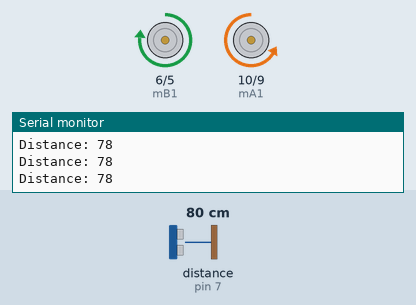
Bench run of a sketch on a simulated Arduino Uno, built with avr-gcc and run on an emulated ATmega328P. Shown: motor-driver pin pairs drawn as motors (green arrow = first pin HIGH = forward, orange = second pin HIGH = backward, longer = more drive), the last lines printed to the serial monitor. Wiring (inferred from the names in the program): ultrasonic range finder: trigger pin 8; echo pin 7. Inputs (shaded band) come from the test bench; at power-on: distance to the obstacle (sensor on pin 7) 80 cm. The echo pulse lasts 58.3 µs per cm.

Above: at 1.2 s.
1.3 s: distance to the obstacle (sensor on pin 7) set to 13 cm
2.8 s: distance to the obstacle (sensor on pin 7) set to 10 cm
At 3.8 s:
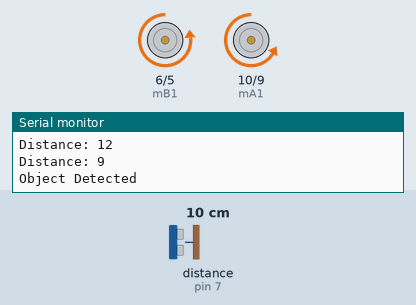
At 4.9 s:
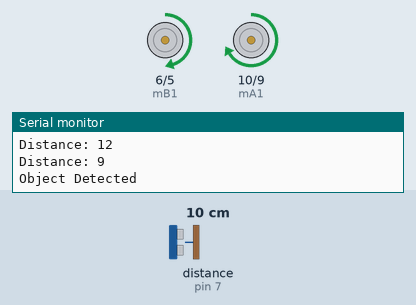
Timing chart, 0 to 11.8 s (numbered marks = the images above; inputs shaded):
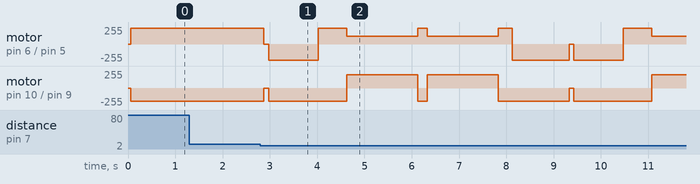

Measured:
- the behaviour switches between 12 and 11 cm on distance to the obstacle (sensor on pin 7) (found by bisection; images 0 and 1)

The sketch:

Week2_ObjectAvoidance_Finished.ino
```cpp
//Locator pins
#define trigPin 8
#define echoPin 7

//Speed definition for even speeds, one motor is weaker than the other
#define speedAForward 200
#define speedBForward 240

//turn time
#define TURN_TIME 900

// Motor A pins
int mA1 = 10;
int mA2 = 9;

// Motor B pins
int mB1 = 6;
int mB2 = 5;

//defines duration and distance used later on for the object detection
long duration;
int distance;

void setup() {

  //Locator setup
  pinMode(trigPin, OUTPUT);
  pinMode(echoPin, INPUT);

  //Motor setup
  pinMode(mA1, OUTPUT);
  pinMode(mA2, OUTPUT);
  pinMode(mB1, OUTPUT);
  pinMode(mB2, OUTPUT);
  Serial.begin(9600);
}

void moveForward() {

  analogWrite(mA1, 0);
  analogWrite(mA2, speedAForward);

  analogWrite(mB1, speedBForward);
  analogWrite(mB2, 0);
  }

void motorStop(){

  analogWrite(mA1, 0);
  analogWrite(mA2, 0);

  analogWrite(mB1, 0);
  analogWrite(mB2, 0);
}

void turnLeft() {

  analogWrite(mA1, 0);
  analogWrite(mA2, speedAForward);

  analogWrite(mB1, 0);
  analogWrite(mB2, speedBForward); //adjustment for one motor being weaker than the other

  delay(TURN_TIME / 2); //also adjustment for that
}

void turnRight() {
  analogWrite(mA1, speedAForward);
  analogWrite(mA2, 0);

  analogWrite(mB1, speedBForward / 2);
  analogWrite(mB2, 0);

  delay(TURN_TIME);
}

void measureDistance(){
  // Clears the trigPin
  digitalWrite(trigPin, LOW);
  delayMicroseconds(2);
  // Sets the trigPin on HIGH state for 10 micro seconds
  digitalWrite(trigPin, HIGH);
  delayMicroseconds(10);
  digitalWrite(trigPin, LOW);
  // Reads the echoPin, returns the sound wave travel time in microseconds
  duration = pulseIn(echoPin, HIGH);
  // Calculating the distance
  distance = duration * 0.034 / 2;
  // Prints the distance on the Serial Monitor
  Serial.print("Distance: ");
  Serial.println(distance);
}

void loop() {
  measureDistance();
    delay(50);

    if (distance > 0 && distance <= 10) {
      Serial.println("Object Detected"); //this is just for debugging so you can see it detected the object
      motorStop();
      delay (100);

      turnLeft();
      delay(600);

      moveForward();
      delay(600);

      turnRight();
      delay(600);

      moveForward();
      delay(200);

      turnRight();
      delay(600);

      moveForward();
      delay(300);

      turnLeft();
      delay(700);
    }
    else {
      moveForward();
    }
}
```
